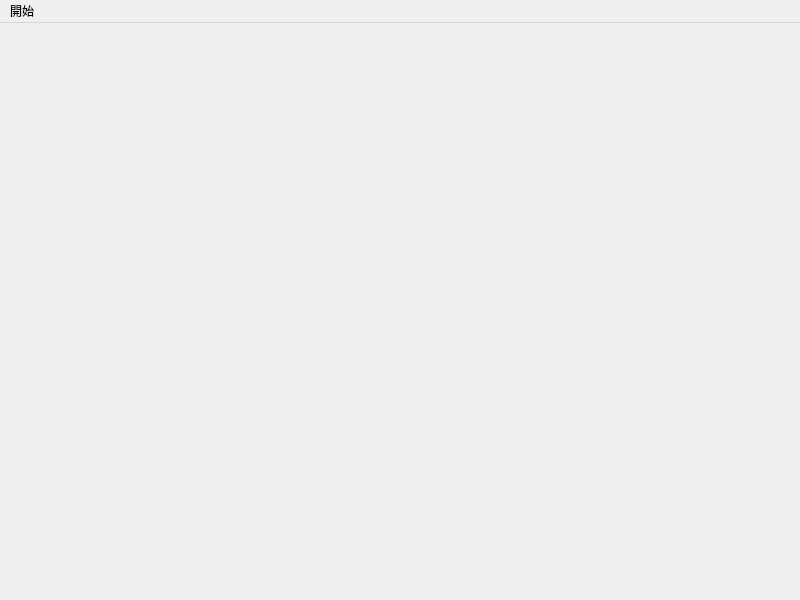
<?xml version="1.0" encoding="UTF-8"?>
<ui version="4.0">
 <class>MainScene</class>
 <widget class="QMainWindow" name="MainScene">
  <property name="geometry">
   <rect>
    <x>0</x>
    <y>0</y>
    <width>800</width>
    <height>600</height>
   </rect>
  </property>
  <property name="windowTitle">
   <string>MainScene</string>
  </property>
  <widget class="QWidget" name="centralwidget"/>
  <widget class="QMenuBar" name="menubar">
   <property name="geometry">
    <rect>
     <x>0</x>
     <y>0</y>
     <width>800</width>
     <height>21</height>
    </rect>
   </property>
   <widget class="QMenu" name="menu">
    <property name="title">
     <string>開始</string>
    </property>
    <addaction name="actionQuit"/>
   </widget>
   <addaction name="menu"/>
  </widget>
  <action name="actionQuit">
   <property name="text">
    <string>退出</string>
   </property>
  </action>
 </widget>
 <resources/>
 <connections/>
</ui>
